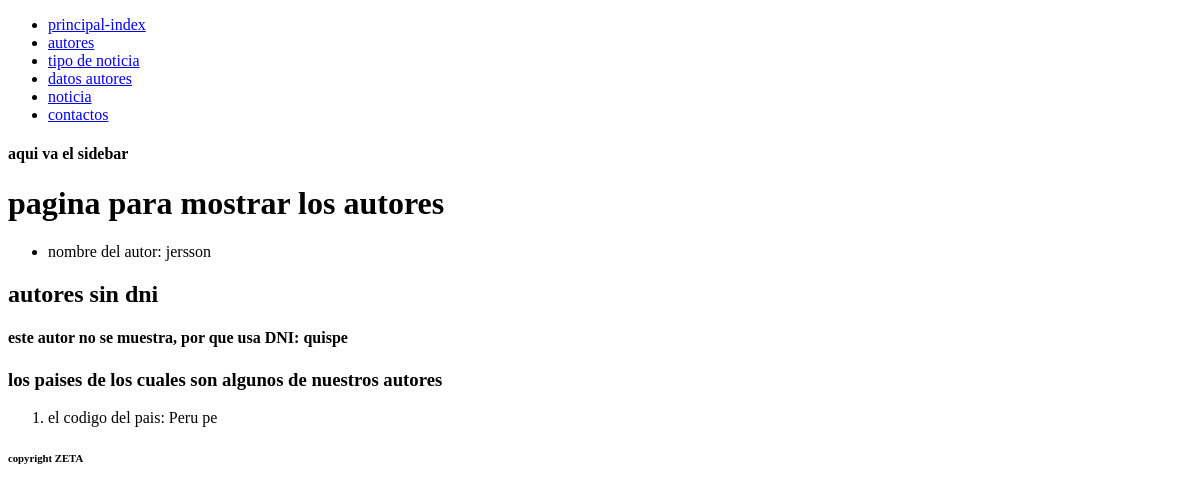
Before: /autores/ with the older database file.
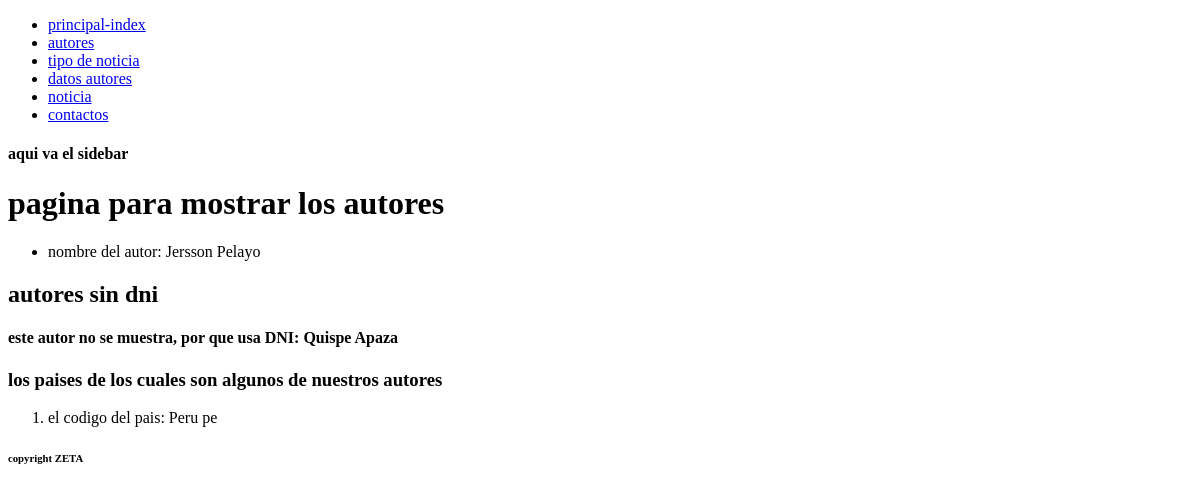
After: the same page with the newer database file.
### noticias/models.py (models this page shows, shortened)
class Autor(models.Model):
    tipodoc = models.ForeignKey(TipoDoc, on_delete=models.CASCADE, default=None)
    documento = models.CharField("Documento de identidad", max_length=16, blank=False, null=False, primary_key=True)
    nombres = models.CharField("Nombre del autor", max_length=200, blank=False, null=False, default=None)
    apellidos = models.CharField("Apellidos", max_length=200, blank=False, null=False, default=None)
    def get_foto(self):
        if self.image:
            return mark_safe(u'<img src="%s" width="60" height="75"/>' % self.image.url)
        else:
            return ''
    get_foto.short_description = 'Photo'
    get_foto.admin_order_field = 'name'
    image = models.ImageField(upload_to='images/', blank=False, default=None)
    pais = models.ForeignKey(Paises, on_delete=models.CASCADE, default=None)
    estado = models.BooleanField("Activo", default=True, blank=False, null=False)
    correo = models.EmailField("Correo Electronico", max_length=254, blank=False, null=False, default=None, validators=[RegexValidator(regex=r"\S{1,}@\S{2,}\.\S{2,}", message="Correo invalido")])
    telefono = models.CharField("Telefono", max_length=20, blank=False, null=False, default=None)
    fecha_creacion = models.DateField("Fecha de creacion", default=timezone.now, blank=False, null=False)
    class Meta:
        verbose_name = "Autor"
        verbose_name_plural = "Autores"
        ordering = ['nombres', 'apellidos']

### noticias/views.py (the view)
# urls.py: path('autores/',views.autores, name= 'autores'),
def autores(request):
    autores = Autor.objects.all()
    paises = Paises.objects.all()
    return render(request, "autores.html",
    {
        'autores': autores,
        'paises':paises,
    })

### noticias/templates/autores.html
{%extends 'layouts/base.html'%}
{% block content %}
{%include 'layouts/sidebar.html'%}
<body>
    <h1>pagina para mostrar los autores</h1>
    <ul>
    {% for autor in autores %}
        <li>nombre del autor: {{ autor.nombres }}</li>
    {%endfor%}
    </ul>
    <h2>autores sin dni</h2>
    {% for autor in autores %}
        {% if autor.tipodoc_id == 2 %}
            <h3>nombre del autor: {{ autor.nombres }}</h3>
        {%else%}
            <h4>este autor no se muestra, por que usa DNI: {{autor.apellidos}}</h4>
        {% endif %}
    {%endfor%}
<h3>los paises de los cuales son algunos de nuestros autores</h3>
<ol>
{% for pais in paises %}
<li>el codigo del pais: {{ pais.Nombre }} {{ pais.codigo}}</li>
{% endfor %}
</ol>
</body>
{%include 'layouts/footer.html'%}
{% endblock %}

Changed rows visible on the page:
changed Autor: nombres "jersson" → "Jersson Pelayo"; apellidos "quispe" → "Quispe Apaza"
